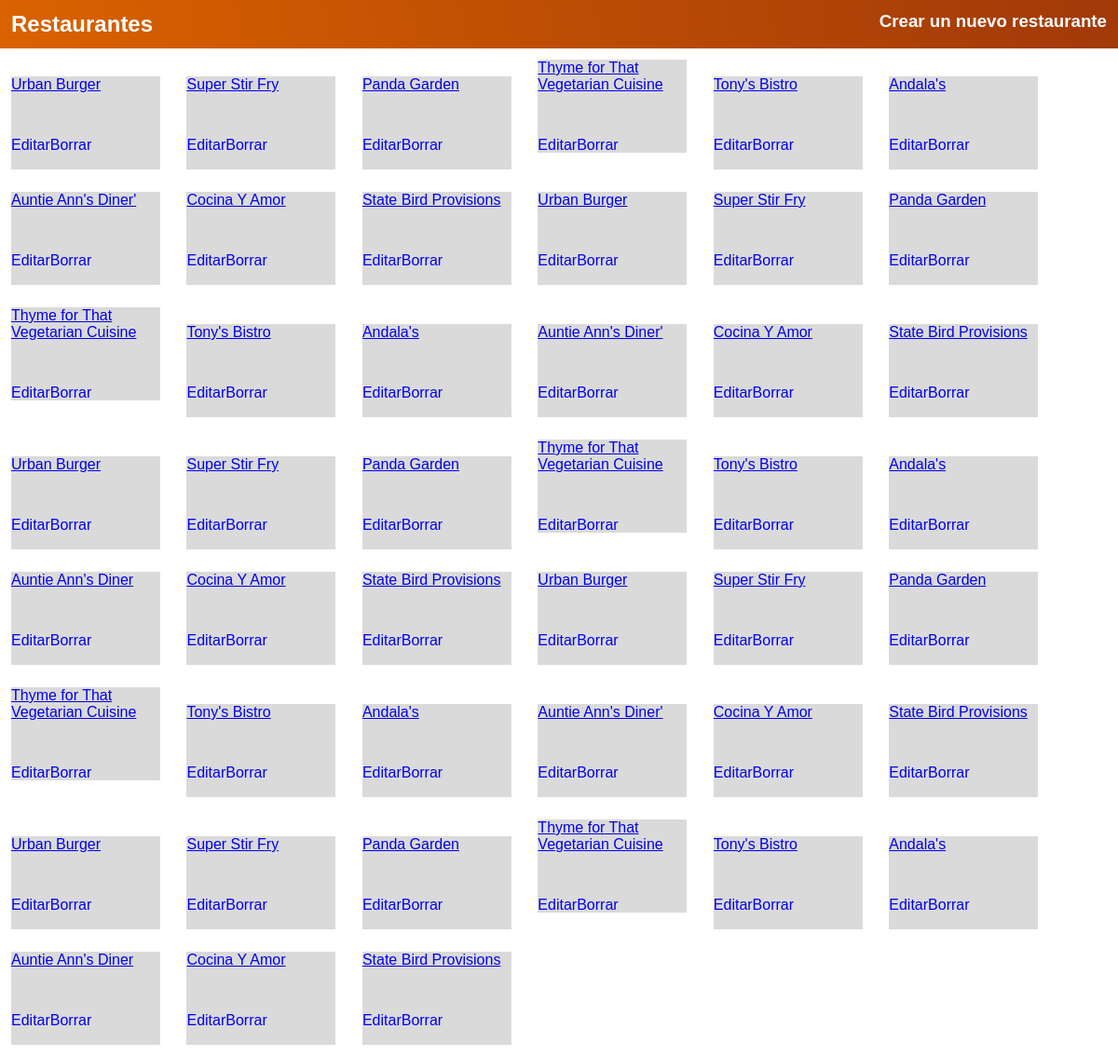
/restaurant/, run on the app's committed database.
### el finalfinal proyecto/database_setup.py (models this page shows, shortened)
class Restaurant(Base):
    __tablename__ = 'restaurant'
    id = Column(Integer, primary_key=True)
    name = Column(String(250), nullable=False)

### el finalfinal proyecto/finalproject.py (the view)
@app.route('/')
@app.route('/restaurant/')
def showRestaurants():
    DBSession = sessionmaker(bind=engine)
    session = DBSession()
    restaurants = session.query(Restaurant).all()
    return render_template('restaurants.html', restaurants=restaurants)

### el finalfinal proyecto/templates/restaurants.html
<html>
<head>
<link rel=stylesheet type=text/css href="{{ url_for('static', filename='estilo.css') }}">
	</head>
<body>
<nav>
	<div class="title">
		<h1>Restaurantes</h1>
	</div>
	<div class="create">
		<a href="{{url_for('newRestaurant')}}"> <h3> Crear un nuevo restaurante </h3></a>
	</div>
</nav>
	{% for restaurant in restaurants %}
<div class="container">
<div class="restaurantes">
	<a href="{{url_for('showMenu', restaurant_id = restaurant.id)}}"> <p>{{restaurant.name}}</p></a>
</div>
<div class="botones">
	<p><a href="{{url_for('editRestaurant',restaurant_id = restaurant.id)}}">Editar</a></p>
	<p> <a href="{{url_for('deleteRestaurant',restaurant_id = restaurant.id)}}">Borrar</a> </p>
</div>
</div>
{% endfor %}
</body>
</html>

### el finalfinal proyecto/static/estilo.css (style rules this page uses)
* { margin: 0%; padding: 0%; font-family: Arial, Helvetica, sans-serif; }
nav { padding: 1%; display: flex; justify-content: space-between; text-decoration: none; background-image: linear-gradient(80deg, #da6200 0%, #a13909 100%); }
nav a { text-decoration: none; color: white; }
.title { text-decoration: none; color: white; }
.create { text-decoration: none; }
.container { width: 160px; height: 100px; display: inline-block; margin: 1%; background-color: rgb(218, 218, 218); }
.botones, .botones a { position: relative; bottom: -40%; display: flex; flex-direction: row, dir="rtl"; text-decoration: none; }

### data on the page
Restaurant: name "Urban Burger"
Restaurant: name "Super Stir Fry"
Restaurant: name "Panda Garden"
Restaurant: name "Thyme for That Vegetarian Cuisine"
Restaurant: name "Tony's Bistro"
Restaurant: name "Andala's"
Restaurant: name "Auntie Ann's Diner'"
Restaurant: name "Cocina Y Amor"
Restaurant: name "State Bird Provisions"
Restaurant: name "Urban Burger"
Restaurant: name "Super Stir Fry"
Restaurant: name "Panda Garden"
Restaurant: name "Thyme for That Vegetarian Cuisine"
Restaurant: name "Tony's Bistro"
Restaurant: name "Andala's"
Restaurant: name "Auntie Ann's Diner'"
Restaurant: name "Cocina Y Amor"
Restaurant: name "State Bird Provisions"
Restaurant: name "Urban Burger"
Restaurant: name "Super Stir Fry"
Restaurant: name "Panda Garden"
Restaurant: name "Thyme for That Vegetarian Cuisine"
Restaurant: name "Tony's Bistro"
Restaurant: name "Andala's"
Restaurant: name "Auntie Ann's Diner"
Restaurant: name "Cocina Y Amor"
Restaurant: name "State Bird Provisions"
Restaurant: name "Urban Burger"
Restaurant: name "Super Stir Fry"
Restaurant: name "Panda Garden"
Restaurant: name "Thyme for That Vegetarian Cuisine"
Restaurant: name "Tony's Bistro"
Restaurant: name "Andala's"
Restaurant: name "Auntie Ann's Diner'"
Restaurant: name "Cocina Y Amor"
Restaurant: name "State Bird Provisions"
Restaurant: name "Urban Burger"
Restaurant: name "Super Stir Fry"
Restaurant: name "Panda Garden"
Restaurant: name "Thyme for That Vegetarian Cuisine"
Restaurant: name "Tony's Bistro"
Restaurant: name "Andala's"
Restaurant: name "Auntie Ann's Diner"
Restaurant: name "Cocina Y Amor"
Restaurant: name "State Bird Provisions"
